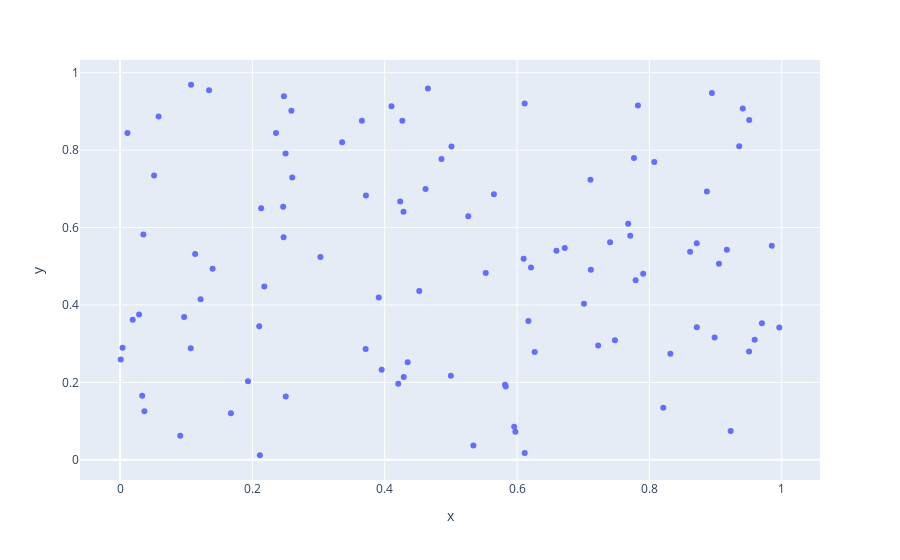

Notebook source saved alongside this figure:
### Code cell
## Scatter of two 1D arrays
x.shape
x = x.squeeze()
x.shape
y = y.squeeze()
z = z.squeeze()
cat = cat.squeeze()

px.scatter(x=x, y=y) 
# Note: The output is interactive!!! You can zoom, hover, etc.
